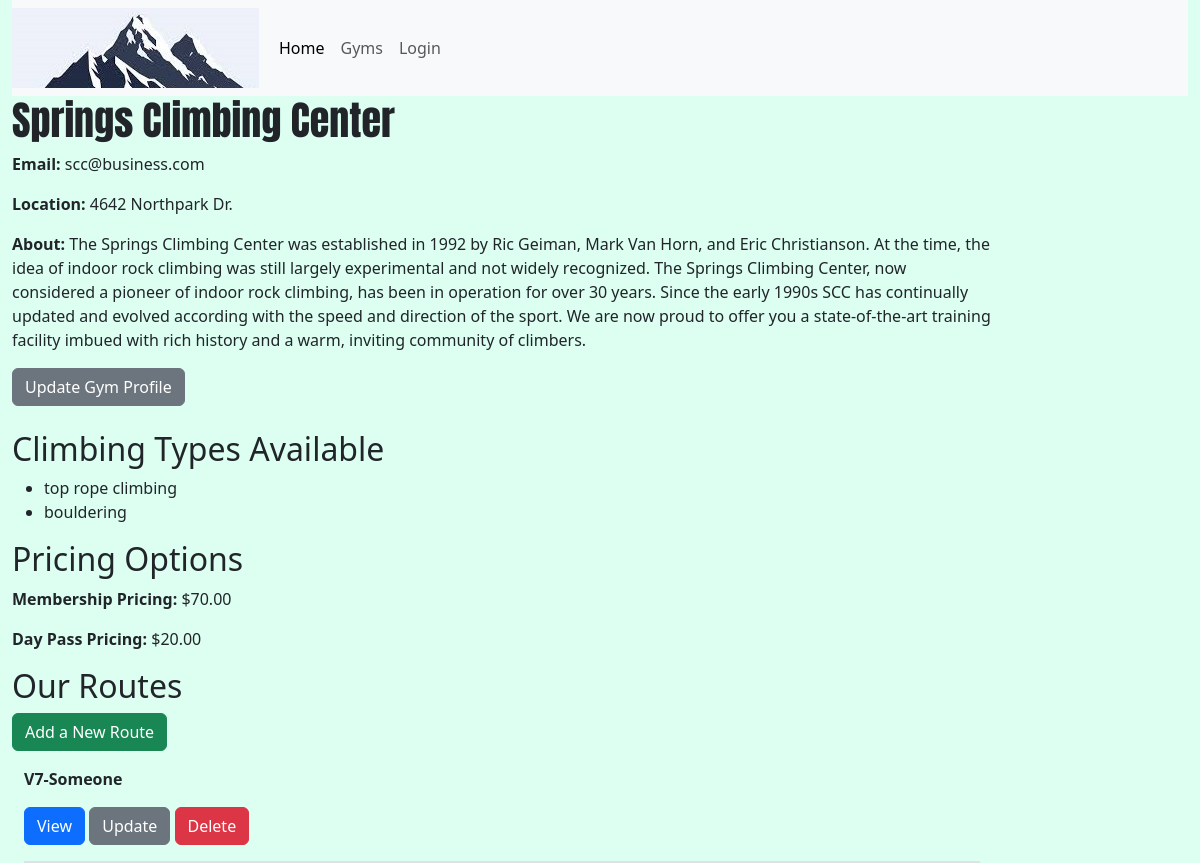
/gym-detail/1, run on an earlier commit of the app's database.
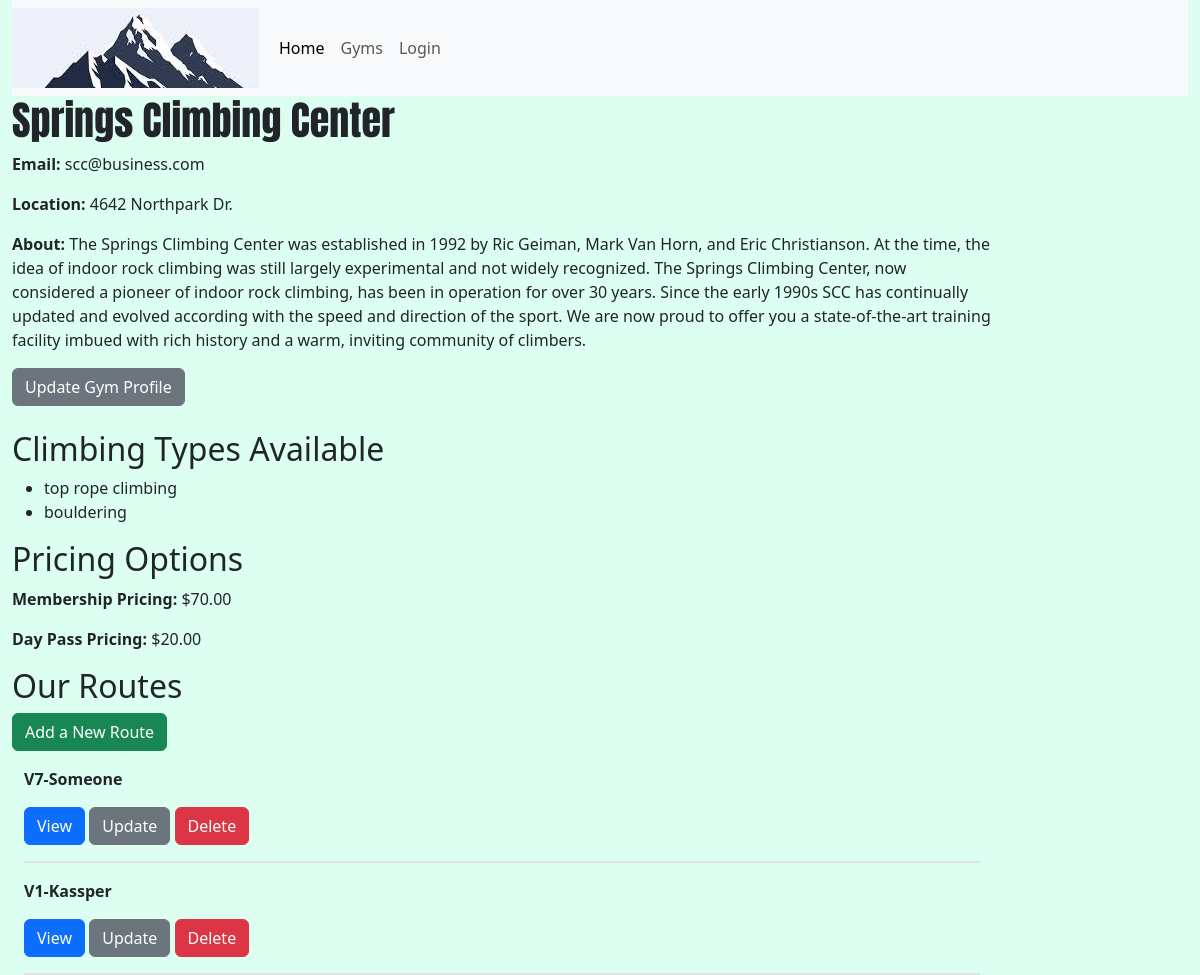
And on a later commit of the database.
### climber_app/models.py (models this page shows, shortened)
class Route(models.Model):
    level = models.CharField(max_length=20)
    route_setter = models.CharField(max_length=100)
    is_active = models.BooleanField(default = False)
    date_added = models.DateField()
    about = models.TextField(blank = True)
    wall_num = models.IntegerField(blank = True, default=None, null=True)
    route_type = models.CharField(max_length=20, default="Bouldering")
    gym = models.ForeignKey(Gym, on_delete=models.CASCADE, default=None, related_name='routes')
    def __str__(self):
        return self.level + "-" + self.route_setter
    class Meta:
        ordering = ["-date_added"]

### climber_app/views.py (the view)
# urls.py: path('gym-detail/<int:pk>', views.GymDetailView.as_view(), name="gym-detail"),
class GymDetailView(generic.DetailView):
    model = Gym
    def get_context_data(self, **kwargs):
        context = super().get_context_data(**kwargs)
        gym = self.get_object()
        true_fields = [field.verbose_name for field in Gym._meta.fields if isinstance(field, models.BooleanField) and getattr(gym, field.name)]
        context['true_fields'] = true_fields
        return context

### climber_app/templates/climber_app/gym_detail.html
{% extends "climber_app/base_template.html" %}
{% block content %}
    <h1> {{ gym.name }} </h1>
    <p><strong>Email:</strong> {{ gym.email }} </p>
    <p><strong>Location:</strong> {{ gym.location }} </p>
    <p><strong>About:</strong> {{ gym.about }} </p>
    <a href="{% url 'update-gym' pk=gym.id %}" class="btn btn-secondary">Update Gym Profile</a>
    <br>
    <br>
    <h2> Climbing Types Available </h2>
    <ul>
        {% for field in true_fields %}
            <li>{{ field }}</li>
        {% endfor %}
    </ul>
    <h2> Pricing Options </h2>
    <p><strong>Membership Pricing:</strong> ${{ gym.membership_price }} </p>
    {% if daily_price != 0 %}
        <p><strong>Day Pass Pricing:</strong> ${{ gym.daily_price }} </p>
    {% else %}
        <p>No daily pricing option available.</p>
    {% endif %}
    <h2> Our Routes </h2>
    <a href="{% url 'create-route' gym_id=gym.id %}" class="btn btn-success">Add a New Route</a>
    <div class="container">
        {% for route in gym.routes.all %}
        <div class="border-bottom border-2 py-3">
            <div class="row">
                <div class="col">
                    <p><strong>{{ route }}</strong></p>
                </div>
            </div>
            <div class="row">
                <div class="col">
                    <a href="{% url 'view-route' gym_id=gym.id pk=route.id %}" class="btn btn-primary">View</a>
                    <a href="{% url 'update-route' gym_id=gym.id pk=route.id %}" class="btn btn-secondary">Update</a>
                    <a href="{% url 'delete-route' gym_id=gym.id pk=route.id %}" class="btn btn-danger">Delete</a>
                </div>
            </div>
        </div>
        {% endfor %}
    </div>
{% endblock %}

What changed in the data, as far as the page shows it:
added Route: level+route_setter "V1-Kassper"
